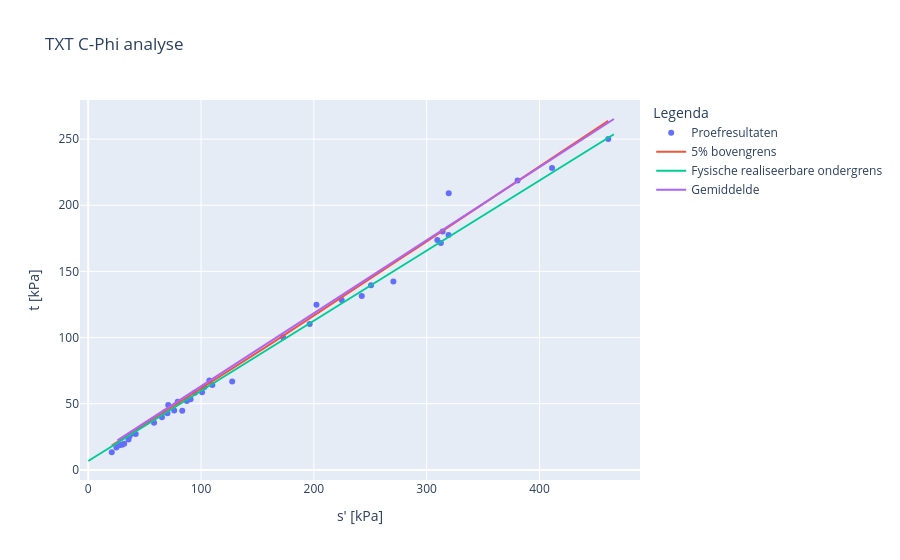

The notebook cell this image was saved under:
### Code cell
#voer C-phi analyse uit met invoer
analyse = CPhiAnalyse(dbase=dbase, investigation_groups=[dropdown_verzameling_txt.value], effective_stress= dropdown_rekpercentage.value,
                      analysis_type='TXT_CPhi')

analyse.apply_parameters(cohesie_gem = PV_A1_COH_GEM_handmatig)
analyse.apply_parameters(phi_kar = PV_A2_PHI_KAR_handmatig)
analyse.apply_parameters(cohesie_kar = PV_A1_COH_KAR_handmatig)

analyse.apply_settings(material_factor_cohesion = 1) 
analyse.apply_settings(material_factor_tan_phi = 1) 

#analyse.apply_settings(alpha = Alpha.LOCAL) 

#Voer 
analyse._run()

#analyse.factsheet()
analyse.show_figure()

# Bestandspad samenstellen: gekozen map + bestandsnaam
bestand_naam = f"{selected_directory}/c_phi_data_geforceerd.xlsx"
# Dataframe tussenstappen
df = analyse.cphi_analyses_data_df

# Exporteer DataFrame naar Excel
df.to_excel(bestand_naam, index=False)

### Figure 1 — Plotly figure (JSON) as saved in the notebook; plotly's stock layout.template omitted (floating-point values rounded to 4 significant figures)
{"data": [{"hoverinfo": "text", "mode": "markers", "name": "Proefresultaten", "text": ["1201.0_AW208.+124_B_BIK_M017-a", "1224.0_AW215.+116_B_BIK_M011-a", "1277.0_AW216.+198_B_BIK_M027-b", "1400.0_AW299.+003_B_BIT_M012-a", "1502.0_VY021.+018_B_BUK_M018-a", "1511.0_VY021.+018_B_BUK_M024-a", "1574.0_AW298.+178_B_BIK_14-b", "1623.0_VY010.+135_B_BIK_26", "1624.0_VY010.+135_B_BIK_27", "1688.0_VY021.+019_B_BIT_19", "1743.0_VY053.+108_B_BUK_21", "1744.0_VY053.+108_B_BUK_22", "1767.0_VY093.+135_B_BUK_17", "1784.0_VY093.+142_B_AL_7", "1787.0_VY093.+142_B_AL_9-b", "2238.0_VY004.+186_B_MBIB_mo-14a", "2450.0_VY050.+179_B_BIK_mo-23a", "2472.0_VY050.+179_B_BIT_mo-15a", "2529.0_VY050.+179_B_MBIB_mo-22a", "2537.0_VY059.+001_B_BIT_mo-07a", "2555.0_VY059.+002_B_BIK_mo-18a", "2690.0_VY079.+066_B_AL_mo-05a", "2691.0_VY079.+066_B_AL_mo-06a", "2746.0_VY079.+091_B_BIK_mo-18a", "2756.0_VY079.+091_B_BIT_mo-03a", "2976.0_VY022.+188_B_BIT_M014-b", "2982.0_VY022.+188_B_BIT_M018-a", "3152.0_VY032.+004_B_BIT_M008-a", "3176.0_VY032.+003_B_AL_M007-a", "3182.0_VY032.+003_B_AL_M012-a", "3743.0_AW207.+162_B_BIK_mo-22", "3824.0_AW213.+167_B_BIK_mo-32", "3859.0_AW213.+167_B_BIT_mo-31", "3911.0_AW217.+083_B_AL_mo-22", "3952.0_AW217.+084_B_BIK_mo-34", "3978.0_AW217.+084_B_BIT_mo-21", "3991.0_AW217.+084_B_BIT_mo-34", "4004.0_AW230.+080_B_AL_mo-06", "4072.0_AW230.+082_B_BIT_mo-13", "4199.0_AW240.+027_B_BIK_mo-15"], "type": "scatter", "x": [103.0, 196.3, 94.59, 35.7, 90.71, 172.8, 79.28, 107.4, 202.3, 58.33, 312.6, 127.6, 100.9, 24.93, 70.91, 319.5, 87.39, 42.08, 65.33, 250.7, 461.0, 76.21, 27.59, 242.4, 29.98, 67.84, 31.84, 39.47, 36.58, 83.33, 380.6, 270.5, 309.4, 110.0, 411.1, 319.4, 314.1, 20.84, 70.23, 224.7], "y": [62.56, 110.2, 58.31, 22.88, 53.42, 100.3, 51.57, 67.56, 124.9, 35.63, 171.5, 66.86, 58.73, 16.92, 49.13, 209.1, 51.99, 27.08, 39.83, 139.5, 250.1, 44.91, 18.59, 131.4, 18.98, 43.64, 19.78, 27.63, 25.38, 44.76, 218.8, 142.3, 173.7, 64.23, 228.2, 177.6, 180.1, 13.34, 42.73, 128.5]}, {"mode": "lines", "name": "5% bovengrens", "type": "scatter", "x": [20.84, 32.13, 43.41, 54.7, 65.98, 77.27, 88.55, 99.84, 111.1, 122.4, 133.7, 145.0, 156.3, 167.5, 178.8, 190.1, 201.4, 212.7, 224.0, 235.3, 246.5, 257.8, 269.1, 280.4, 291.7, 303.0, 314.3, 325.5, 336.8, 348.1, 359.4, 370.7, 382.0, 393.2, 404.5, 415.8, 427.1, 438.4, 449.7, 461.0], "y": [18.42, 24.52, 30.63, 36.74, 42.86, 48.99, 55.13, 61.28, 67.45, 73.63, 79.82, 86.03, 92.26, 98.51, 104.8, 111.0, 117.3, 123.6, 130.0, 136.3, 142.6, 149.0, 155.3, 161.7, 168.0, 174.4, 180.8, 187.1, 193.5, 199.9, 206.3, 212.7, 219.1, 225.4, 231.8, 238.2, 244.6, 251.0, 257.4, 263.8]}, {"mode": "lines", "name": "Fysische realiseerbare ondergrens", "type": "scatter", "x": [0, 466.0], "y": [6.72, 253.7]}, {"mode": "lines", "name": "Gemiddelde", "type": "scatter", "x": [25.84, 466.0], "y": [22.26, 265.2]}], "layout": {"legend": {"title": {"text": "Legenda"}}, "title": {"text": "TXT C-Phi analyse"}, "xaxis": {"title": {"text": "s' [kPa]"}}, "yaxis": {"title": {"text": "t [kPa]"}}}}
